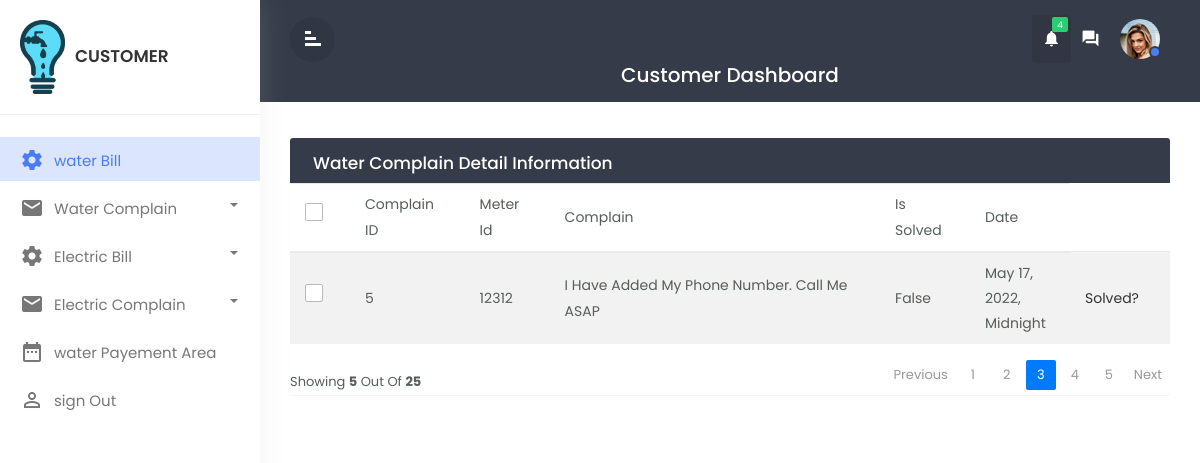
/viewwatercomplain (signed in), run on an earlier commit of the app's database.
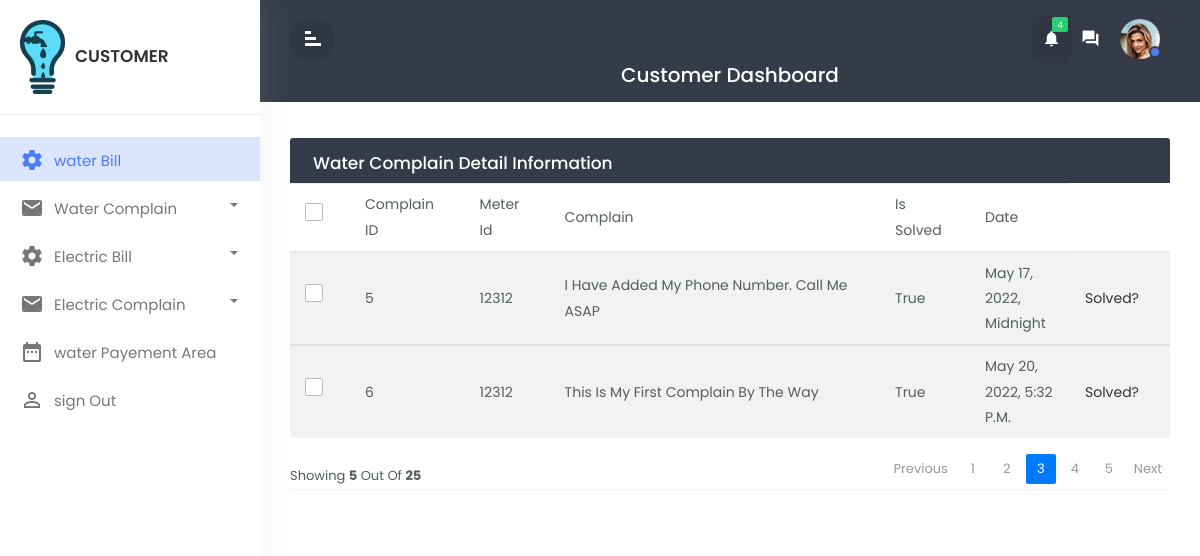
And on a later commit of the database.
### water/models.py (models this page shows, shortened)
class WaterComplain(models.Model):
    id =models.AutoField(primary_key=True)
    meter_id = models.ForeignKey(on_delete=models.CASCADE, to=WaterCustomer)
    complain = models.TextField()
    date = models.DateTimeField(default=timezone.now)
    is_solved = models.CharField(max_length=50,default=False )#null=True,default='not solved')
    phone_number=models.IntegerField(null=True)
    class Meta:
        db_table = "water_complain"

### water/views.py (the view)
# urls.py: path('viewwatercomplain',views.viewwatercomplain,name='viewwatercomplain'),
def viewwatercomplain(request):
    x=request.user.username
    y= WaterCustomer.objects.get(username=x)
    watercomplaindata = WaterComplain.objects.filter(meter_id_id =y)
    context = {
        'watercomplaindata':watercomplaindata
    }
    return render(request,'customer/viewwatercomplain.html',context)

### templates/customer/viewwatercomplain.html (shortened to what this page needs)
{% extends 'customer/customerbase.html' %}
{% block content %}
<div id="mymain" class="main-content">
    <div class="row">
    <div class="col-md-12">
        <div class="table-wrapper">
        <div class="table-title">
            <div class="row">
                <div class="col-sm-6 p-0 flex justify-content-lg-start justify-content-center">
                <h2 class="ml-lg-2">Water Complain Detail Information</h2>
                </div>
            </div>
        </div>
        <table class="table table-striped table-hover">
            <thead>
                <tr>
                <th><span class="custom-checkbox">
                <label for="selectAll"></label></th>
                <th>Complain ID</th>
                <th>Meter Id</th>
                <th>Complain</th>
                <th>Is Solved</th>
                <th>Date</th>
                </tr>
            </thead>
            {% for data in watercomplaindata %}
            <tbody>
                <tr>
                <th><span class="custom-checkbox">
                <label for="checkbox1"></label></th>
                <th>{{data.id}}</th>
                <th>{{data.meter_id_id}}</th>
                <th>{{data.complain}}</th>
                <th>{{data.is_solved}}</th>
                <th>{{data.date}}</th>
                <th>
                <form action=" " method="post">
                <a  href="{% url 'reportwatersolved' %}">solved?</a>
                </form>
                </th>
                </tr>
            </tbody>
            {%endfor%}
        </table>
        <div class="clearfix">
            <div class="hint-text">showing <b>5</b> out of <b>25</b></div>
            <ul class="pagination">
            <li class="page-item disabled"><a href="#">Previous</a></li>
            <li class="page-item "><a href="#"class="page-link">1</a></li>
            <li class="page-item "><a href="#"class="page-link">2</a></li>
            <li class="page-item active"><a href="#"class="page-link">3</a></li>
            <li class="page-item "><a href="#"class="page-link">4</a></li>
            <li class="page-item "><a href="#"class="page-link">5</a></li>
            <li class="page-item "><a href="#" class="page-link">Next</a></li>
            </ul>
        </div>
        </div>
    </div>
    </div>
</div>
{% endblock content %}

What changed in the data, as far as the page shows it:
changed WaterComplain "I Have Added My Phone Number. Call Me ASAP": is_solved "False" → "True"
added WaterComplain: id "6", meter_id_id "12312", complain "This Is My First Complain By The Way", is_solved "True", date "May 20, 2022, 5:32 P.m."
